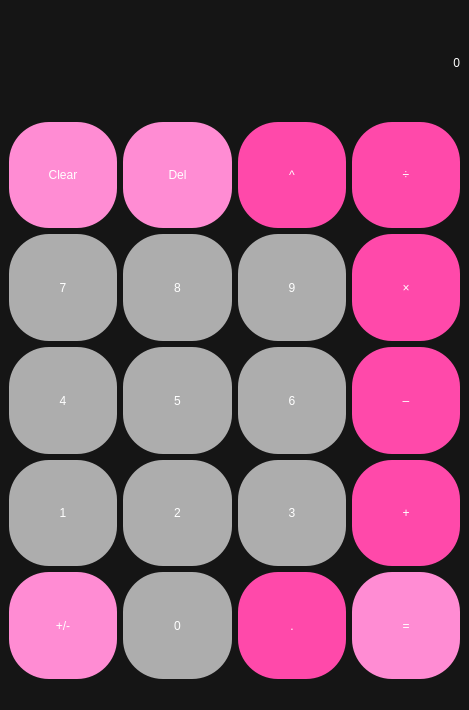
<?xml version="1.0" encoding="UTF-8"?>
<ui version="4.0">
 <class>MainWindow</class>
 <widget class="QMainWindow" name="MainWindow">
  <property name="geometry">
   <rect>
    <x>0</x>
    <y>0</y>
    <width>469</width>
    <height>710</height>
   </rect>
  </property>
  <property name="minimumSize">
   <size>
    <width>469</width>
    <height>710</height>
   </size>
  </property>
  <property name="maximumSize">
   <size>
    <width>469</width>
    <height>710</height>
   </size>
  </property>
  <property name="windowTitle">
   <string>MainWindow</string>
  </property>
  <property name="styleSheet">
   <string notr="true">background-color: rgb(21, 21, 21);</string>
  </property>
  <widget class="QWidget" name="centralwidget">
   <property name="styleSheet">
    <string notr="true">background-color: rgb(21, 21, 21);</string>
   </property>
   <layout class="QVBoxLayout" name="verticalLayout">
    <item>
     <layout class="QGridLayout" name="gridLayout">
      <item row="3" column="3">
       <widget class="QPushButton" name="pushButton_subtract">
        <property name="sizePolicy">
         <sizepolicy hsizetype="MinimumExpanding" vsizetype="Preferred">
          <horstretch>0</horstretch>
          <verstretch>0</verstretch>
         </sizepolicy>
        </property>
        <property name="styleSheet">
         <string notr="true">QPushButton{
font: 75 36pt &quot;MS ShellL Dlg 2&quot;;
	background-color: rgb(255, 73, 170);
	color: rgb(255, 255, 255);
border-radius:40px;
}

QPushButton:hover{ 
	background-color: rgb(255, 235, 255);
	color: rgb(255, 112, 181);
}</string>
        </property>
        <property name="text">
         <string>–</string>
        </property>
       </widget>
      </item>
      <item row="4" column="1">
       <widget class="QPushButton" name="pushButton_2">
        <property name="sizePolicy">
         <sizepolicy hsizetype="MinimumExpanding" vsizetype="Preferred">
          <horstretch>0</horstretch>
          <verstretch>0</verstretch>
         </sizepolicy>
        </property>
        <property name="styleSheet">
         <string notr="true">QPushButton{
font: 75 20pt &quot;MS ShellL Dlg 2&quot;;
	background-color: rgb(173, 173, 173);
	color: rgb(255, 255, 255);
border-radius:40px;
}

QPushButton:hover{
background-color: rgb(255, 255, 255);
	color: rgb(79, 79, 79);
}
</string>
        </property>
        <property name="text">
         <string>2</string>
        </property>
       </widget>
      </item>
      <item row="4" column="2">
       <widget class="QPushButton" name="pushButton_3">
        <property name="sizePolicy">
         <sizepolicy hsizetype="MinimumExpanding" vsizetype="Preferred">
          <horstretch>0</horstretch>
          <verstretch>0</verstretch>
         </sizepolicy>
        </property>
        <property name="styleSheet">
         <string notr="true">QPushButton{
font: 75 20pt &quot;MS ShellL Dlg 2&quot;;
	background-color: rgb(173, 173, 173);
	color: rgb(255, 255, 255);
border-radius:40px;
}

QPushButton:hover{
background-color: rgb(255, 255, 255);
	color: rgb(79, 79, 79);
}
</string>
        </property>
        <property name="text">
         <string>3</string>
        </property>
       </widget>
      </item>
      <item row="4" column="0">
       <widget class="QPushButton" name="pushButton_1">
        <property name="sizePolicy">
         <sizepolicy hsizetype="MinimumExpanding" vsizetype="Preferred">
          <horstretch>0</horstretch>
          <verstretch>0</verstretch>
         </sizepolicy>
        </property>
        <property name="styleSheet">
         <string notr="true">QPushButton{
font: 75 20pt &quot;MS ShellL Dlg 2&quot;;
	background-color: rgb(173, 173, 173);
	color: rgb(255, 255, 255);
border-radius:40px;
}

QPushButton:hover{
background-color: rgb(255, 255, 255);
	color: rgb(79, 79, 79);
}
</string>
        </property>
        <property name="text">
         <string>1</string>
        </property>
       </widget>
      </item>
      <item row="3" column="2">
       <widget class="QPushButton" name="pushButton_6">
        <property name="sizePolicy">
         <sizepolicy hsizetype="MinimumExpanding" vsizetype="Preferred">
          <horstretch>0</horstretch>
          <verstretch>0</verstretch>
         </sizepolicy>
        </property>
        <property name="styleSheet">
         <string notr="true">QPushButton{
font: 75 20pt &quot;MS ShellL Dlg 2&quot;;
	background-color: rgb(173, 173, 173);
	color: rgb(255, 255, 255);
border-radius:40px;
}

QPushButton:hover{
background-color: rgb(255, 255, 255);
	color: rgb(79, 79, 79);
}
</string>
        </property>
        <property name="text">
         <string>6</string>
        </property>
       </widget>
      </item>
      <item row="1" column="0">
       <widget class="QPushButton" name="pushButton_clear">
        <property name="sizePolicy">
         <sizepolicy hsizetype="MinimumExpanding" vsizetype="Preferred">
          <horstretch>0</horstretch>
          <verstretch>0</verstretch>
         </sizepolicy>
        </property>
        <property name="styleSheet">
         <string notr="true">QPushButton{
font: 75 20pt &quot;MS ShellL Dlg 2&quot;;
		background-color: rgb(255, 140, 211);
	color: rgb(255, 255, 255);
border-radius:40px;
}

QPushButton:hover{
background-color: rgb(255, 255, 255);
	color: rgb(79, 79, 79);
}
</string>
        </property>
        <property name="text">
         <string>Clear</string>
        </property>
       </widget>
      </item>
      <item row="1" column="3">
       <widget class="QPushButton" name="pushButton_divide">
        <property name="sizePolicy">
         <sizepolicy hsizetype="MinimumExpanding" vsizetype="Preferred">
          <horstretch>0</horstretch>
          <verstretch>0</verstretch>
         </sizepolicy>
        </property>
        <property name="styleSheet">
         <string notr="true">QPushButton{
font: 75 36pt &quot;MS ShellL Dlg 2&quot;;
	background-color: rgb(255, 73, 170);
	color: rgb(255, 255, 255);
border-radius:40px;
}

QPushButton:hover{ 
	background-color: rgb(255, 235, 255);
	color: rgb(255, 112, 181);
}</string>
        </property>
        <property name="text">
         <string>÷</string>
        </property>
       </widget>
      </item>
      <item row="2" column="0">
       <widget class="QPushButton" name="pushButton_7">
        <property name="sizePolicy">
         <sizepolicy hsizetype="MinimumExpanding" vsizetype="Preferred">
          <horstretch>0</horstretch>
          <verstretch>0</verstretch>
         </sizepolicy>
        </property>
        <property name="styleSheet">
         <string notr="true">QPushButton{
font: 75 20pt &quot;MS ShellL Dlg 2&quot;;
	background-color: rgb(173, 173, 173);
	color: rgb(255, 255, 255);
border-radius:40px;
}

QPushButton:hover{
background-color: rgb(255, 255, 255);
	color: rgb(79, 79, 79);
}
</string>
        </property>
        <property name="text">
         <string>7</string>
        </property>
       </widget>
      </item>
      <item row="1" column="2">
       <widget class="QPushButton" name="pushButton_potentiation">
        <property name="sizePolicy">
         <sizepolicy hsizetype="MinimumExpanding" vsizetype="Preferred">
          <horstretch>0</horstretch>
          <verstretch>0</verstretch>
         </sizepolicy>
        </property>
        <property name="styleSheet">
         <string notr="true">QPushButton{
font: 75 36pt &quot;MS ShellL Dlg 2&quot;;
	background-color: rgb(255, 73, 170);
	color: rgb(255, 255, 255);
border-radius:40px;
}

QPushButton:hover{ 
	background-color: rgb(255, 235, 255);
	color: rgb(255, 112, 181);
}
	</string>
        </property>
        <property name="text">
         <string>^</string>
        </property>
       </widget>
      </item>
      <item row="1" column="1">
       <widget class="QPushButton" name="pushButton_delete">
        <property name="sizePolicy">
         <sizepolicy hsizetype="MinimumExpanding" vsizetype="Preferred">
          <horstretch>0</horstretch>
          <verstretch>0</verstretch>
         </sizepolicy>
        </property>
        <property name="styleSheet">
         <string notr="true">QPushButton{
font: 75 20pt &quot;MS ShellL Dlg 2&quot;;
		background-color: rgb(255, 140, 211);
	color: rgb(255, 255, 255);
border-radius:40px;
}

QPushButton:hover{
background-color: rgb(255, 255, 255);
	color: rgb(79, 79, 79);
}
</string>
        </property>
        <property name="text">
         <string>Del</string>
        </property>
       </widget>
      </item>
      <item row="2" column="1">
       <widget class="QPushButton" name="pushButton_8">
        <property name="sizePolicy">
         <sizepolicy hsizetype="MinimumExpanding" vsizetype="Preferred">
          <horstretch>0</horstretch>
          <verstretch>0</verstretch>
         </sizepolicy>
        </property>
        <property name="styleSheet">
         <string notr="true">QPushButton{
font: 75 20pt &quot;MS ShellL Dlg 2&quot;;
	background-color: rgb(173, 173, 173);
	color: rgb(255, 255, 255);
border-radius:40px;
}

QPushButton:hover{
background-color: rgb(255, 255, 255);
	color: rgb(79, 79, 79);
}
</string>
        </property>
        <property name="text">
         <string>8</string>
        </property>
       </widget>
      </item>
      <item row="3" column="1">
       <widget class="QPushButton" name="pushButton_5">
        <property name="sizePolicy">
         <sizepolicy hsizetype="MinimumExpanding" vsizetype="Preferred">
          <horstretch>0</horstretch>
          <verstretch>0</verstretch>
         </sizepolicy>
        </property>
        <property name="styleSheet">
         <string notr="true">QPushButton{
font: 75 20pt &quot;MS ShellL Dlg 2&quot;;
	background-color: rgb(173, 173, 173);
	color: rgb(255, 255, 255);
border-radius:40px;
}

QPushButton:hover{
background-color: rgb(255, 255, 255);
	color: rgb(79, 79, 79);
}
</string>
        </property>
        <property name="text">
         <string>5</string>
        </property>
       </widget>
      </item>
      <item row="3" column="0">
       <widget class="QPushButton" name="pushButton_4">
        <property name="sizePolicy">
         <sizepolicy hsizetype="MinimumExpanding" vsizetype="Preferred">
          <horstretch>0</horstretch>
          <verstretch>0</verstretch>
         </sizepolicy>
        </property>
        <property name="styleSheet">
         <string notr="true">QPushButton{
font: 75 20pt &quot;MS ShellL Dlg 2&quot;;
	background-color: rgb(173, 173, 173);
	color: rgb(255, 255, 255);
border-radius:40px;
}

QPushButton:hover{
background-color: rgb(255, 255, 255);
	color: rgb(79, 79, 79);
}
</string>
        </property>
        <property name="text">
         <string>4</string>
        </property>
       </widget>
      </item>
      <item row="2" column="2">
       <widget class="QPushButton" name="pushButton_9">
        <property name="sizePolicy">
         <sizepolicy hsizetype="MinimumExpanding" vsizetype="Preferred">
          <horstretch>0</horstretch>
          <verstretch>0</verstretch>
         </sizepolicy>
        </property>
        <property name="styleSheet">
         <string notr="true">QPushButton{
font: 75 20pt &quot;MS ShellL Dlg 2&quot;;
	background-color: rgb(173, 173, 173);
	color: rgb(255, 255, 255);
border-radius:40px;
}

QPushButton:hover{
background-color: rgb(255, 255, 255);
	color: rgb(79, 79, 79);
}
</string>
        </property>
        <property name="text">
         <string>9</string>
        </property>
       </widget>
      </item>
      <item row="2" column="3">
       <widget class="QPushButton" name="pushButton_multiply">
        <property name="sizePolicy">
         <sizepolicy hsizetype="MinimumExpanding" vsizetype="Preferred">
          <horstretch>0</horstretch>
          <verstretch>0</verstretch>
         </sizepolicy>
        </property>
        <property name="styleSheet">
         <string notr="true">QPushButton{
font: 75 36pt &quot;MS ShellL Dlg 2&quot;;
	background-color: rgb(255, 73, 170);
	color: rgb(255, 255, 255);
border-radius:40px;
}

QPushButton:hover{ 
	background-color: rgb(255, 235, 255);
	color: rgb(255, 112, 181);
}</string>
        </property>
        <property name="text">
         <string>×</string>
        </property>
       </widget>
      </item>
      <item row="5" column="3">
       <widget class="QPushButton" name="pushButton_equals">
        <property name="sizePolicy">
         <sizepolicy hsizetype="MinimumExpanding" vsizetype="Preferred">
          <horstretch>0</horstretch>
          <verstretch>0</verstretch>
         </sizepolicy>
        </property>
        <property name="styleSheet">
         <string notr="true">QPushButton{
font: 75 36pt &quot;MS ShellL Dlg 2&quot;;
	
	background-color: rgb(255, 140, 211);
	color: rgb(255, 255, 255);
border-radius:40px;
}

QPushButton:hover{ 
	background-color: rgb(255, 235, 255);
	color: rgb(255, 112, 181);
}</string>
        </property>
        <property name="text">
         <string>=</string>
        </property>
       </widget>
      </item>
      <item row="5" column="1">
       <widget class="QPushButton" name="pushButton_0">
        <property name="sizePolicy">
         <sizepolicy hsizetype="MinimumExpanding" vsizetype="Preferred">
          <horstretch>0</horstretch>
          <verstretch>0</verstretch>
         </sizepolicy>
        </property>
        <property name="styleSheet">
         <string notr="true">QPushButton{
font: 75 20pt &quot;MS ShellL Dlg 2&quot;;
	background-color: rgb(173, 173, 173);
	color: rgb(255, 255, 255);
border-radius:40px;
}

QPushButton:hover{
background-color: rgb(255, 255, 255);
	color: rgb(79, 79, 79);
}
</string>
        </property>
        <property name="text">
         <string>0</string>
        </property>
       </widget>
      </item>
      <item row="4" column="3">
       <widget class="QPushButton" name="pushButton_add">
        <property name="sizePolicy">
         <sizepolicy hsizetype="MinimumExpanding" vsizetype="Preferred">
          <horstretch>0</horstretch>
          <verstretch>0</verstretch>
         </sizepolicy>
        </property>
        <property name="styleSheet">
         <string notr="true">QPushButton{
font: 75 36pt &quot;MS ShellL Dlg 2&quot;;
	background-color: rgb(255, 73, 170);
	color: rgb(255, 255, 255);
border-radius:40px;
}

QPushButton:hover{ 
	background-color: rgb(255, 235, 255);
	color: rgb(255, 112, 181);
}</string>
        </property>
        <property name="text">
         <string>+</string>
        </property>
       </widget>
      </item>
      <item row="5" column="2">
       <widget class="QPushButton" name="pushButton_dot">
        <property name="sizePolicy">
         <sizepolicy hsizetype="Preferred" vsizetype="Preferred">
          <horstretch>0</horstretch>
          <verstretch>0</verstretch>
         </sizepolicy>
        </property>
        <property name="styleSheet">
         <string notr="true">QPushButton{
font: 75 36pt &quot;MS ShellL Dlg 2&quot;;
	background-color: rgb(255, 73, 170);
	color: rgb(255, 255, 255);
border-radius:40px;
}

QPushButton:hover{ 
	background-color: rgb(255, 235, 255);
	color: rgb(255, 112, 181);
}</string>
        </property>
        <property name="text">
         <string>.</string>
        </property>
       </widget>
      </item>
      <item row="0" column="0" colspan="4">
       <widget class="QLabel" name="visor">
        <property name="sizePolicy">
         <sizepolicy hsizetype="MinimumExpanding" vsizetype="Preferred">
          <horstretch>0</horstretch>
          <verstretch>0</verstretch>
         </sizepolicy>
        </property>
        <property name="styleSheet">
         <string notr="true">font: 36pt &quot;MS Shell Dlg 2&quot;;
color: rgb(255, 255, 255);
</string>
        </property>
        <property name="text">
         <string>0</string>
        </property>
        <property name="alignment">
         <set>Qt::AlignRight|Qt::AlignTrailing|Qt::AlignVCenter</set>
        </property>
       </widget>
      </item>
      <item row="5" column="0">
       <widget class="QPushButton" name="pushButton_negative">
        <property name="sizePolicy">
         <sizepolicy hsizetype="MinimumExpanding" vsizetype="Preferred">
          <horstretch>0</horstretch>
          <verstretch>0</verstretch>
         </sizepolicy>
        </property>
        <property name="styleSheet">
         <string notr="true">QPushButton{
font: 75 20pt &quot;MS ShellL Dlg 2&quot;;
		background-color: rgb(255, 140, 211);
	color: rgb(255, 255, 255);
border-radius:40px;
}

QPushButton:hover{
background-color: rgb(255, 255, 255);
	color: rgb(79, 79, 79);
}
</string>
        </property>
        <property name="text">
         <string>+/-</string>
        </property>
       </widget>
      </item>
     </layout>
    </item>
   </layout>
  </widget>
  <widget class="QMenuBar" name="menubar">
   <property name="geometry">
    <rect>
     <x>0</x>
     <y>0</y>
     <width>469</width>
     <height>21</height>
    </rect>
   </property>
  </widget>
  <widget class="QStatusBar" name="statusbar"/>
 </widget>
 <resources/>
 <connections/>
</ui>
